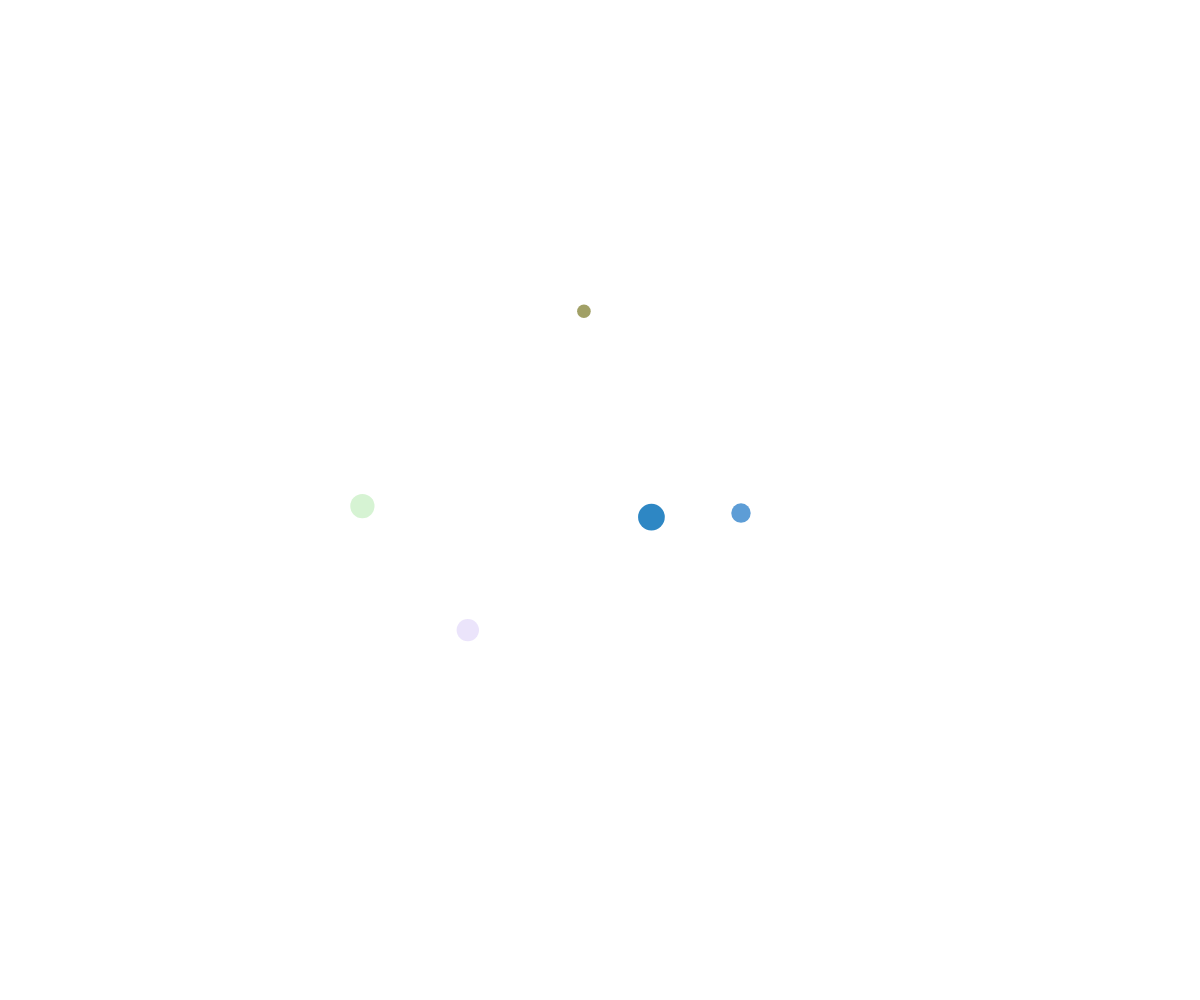
Frame 1 (no input)
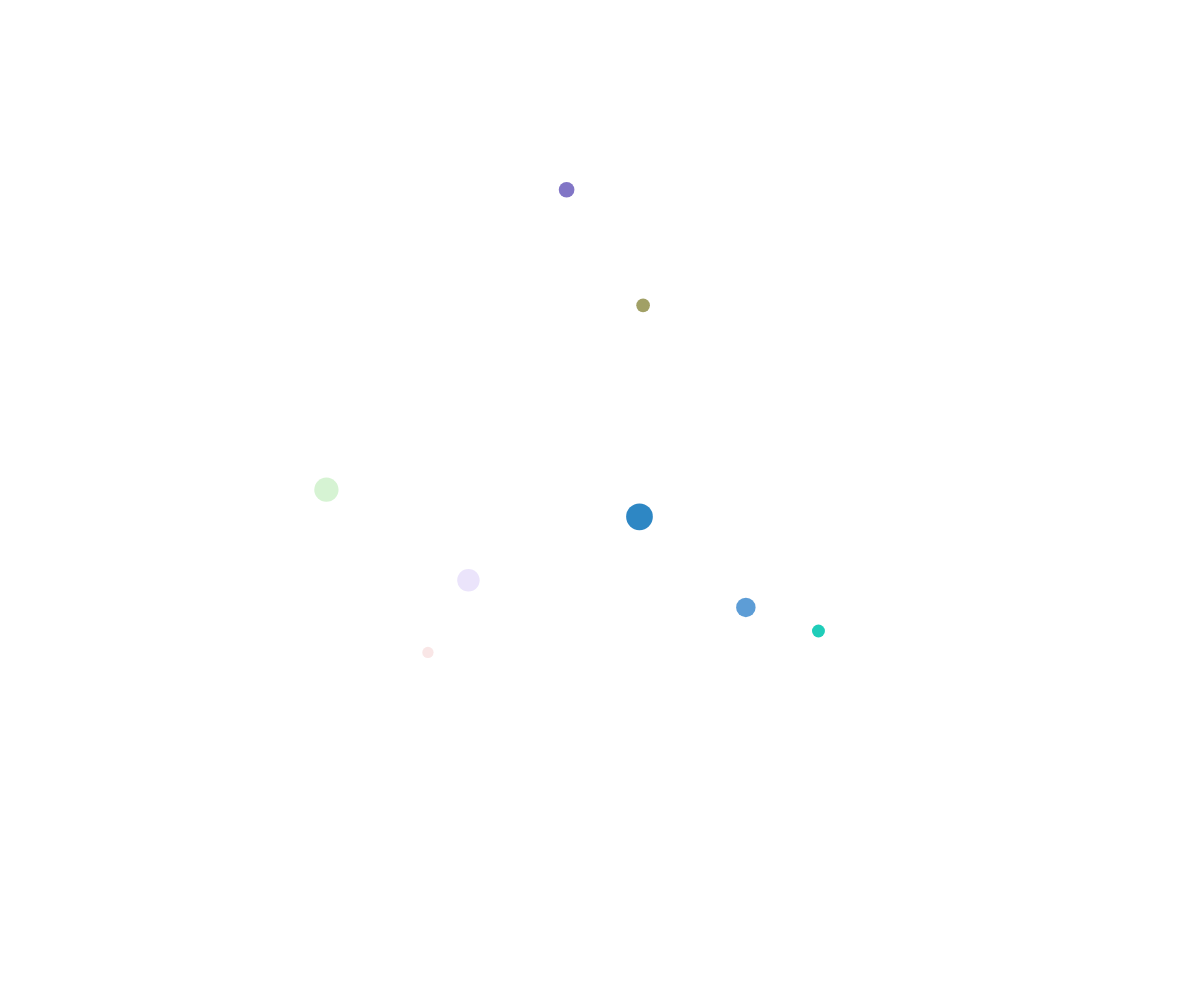
Frame 60 (no input)
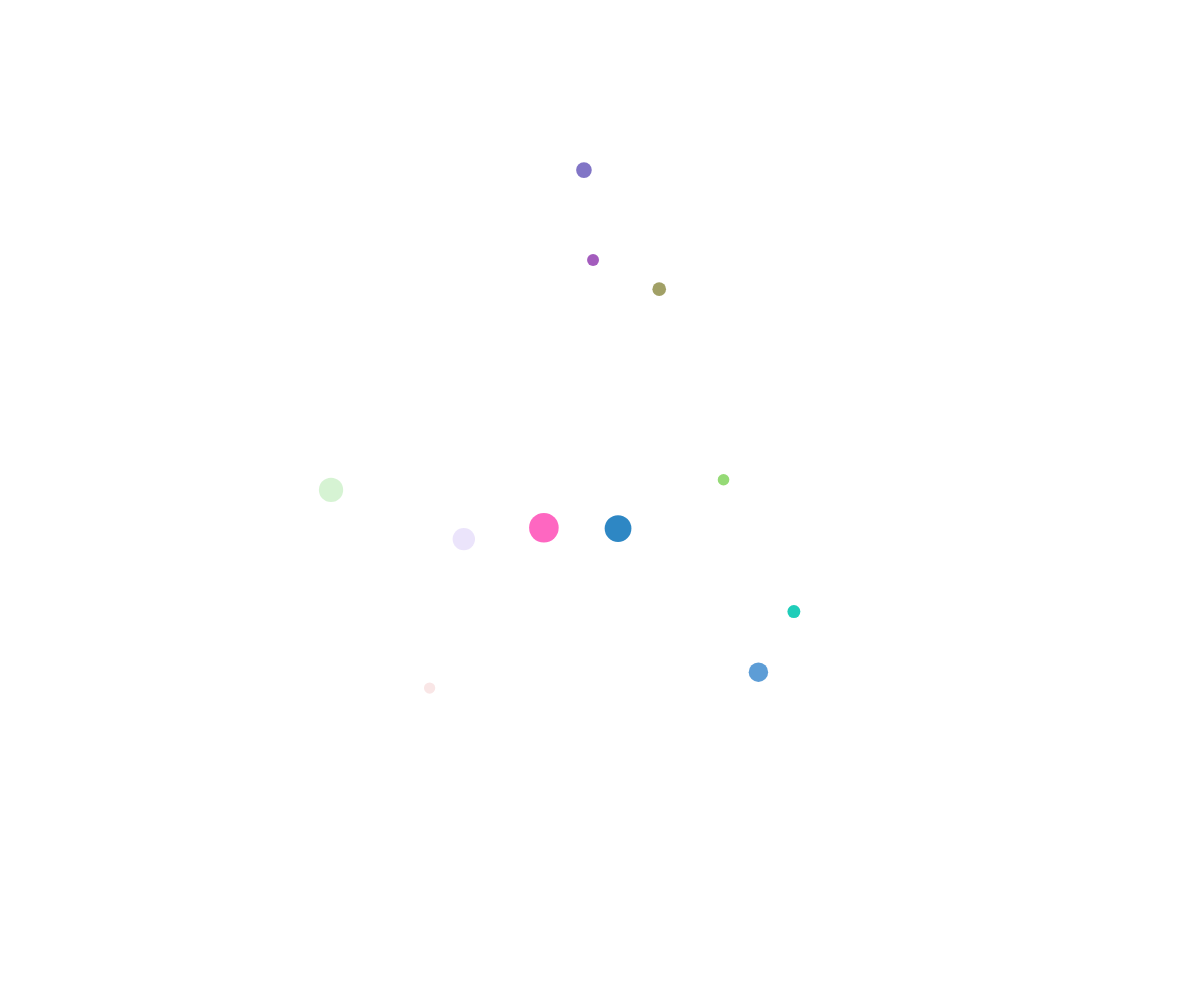
Frame 120 (the mouse pressed at the canvas centre since frame 60)

The p5.js sketch that drew these frames (run headless with seeded random() and noise() and a simulated clock; from frame 60 on, the mouse is pressed at the canvas centre):

// p5.js sketch
// ── sketch.js
// Bubble Object Notation Demo
// March 25, 2024


let theBubbles = [];

function setup() {
  createCanvas(windowWidth, windowHeight);
  noStroke();

  for (let i = 0; i < 5; i++) {
    spawnBubble();
  }

  window.setInterval(spawnBubble, 500)
}

function draw() {
  background(255);

  //moveBubblesRandomly();
  moveBubblesWithNoise();
  displayBubbles();
}

function moveBubblesWithNoise() {
  for (let bubble of theBubbles) {
    let x = noise(bubble.timeX) * width;
    let y = noise(bubble.timeY) * height;

    bubble.x = x;
    bubble.y = y;

    bubble.timeX += bubble.deltaTime;
    bubble.timeY += bubble.deltaTime;
  }
}

function moveBubblesRandomly() {
  for (let bubble of theBubbles) {
    let choice = random(100);
    if (choice < 25) {
      bubble.y -= bubble.speed;
    }
    else if (choice < 50) {
      bubble.y += bubble.speed;
    }
    else if (choice < 75) {
      bubble.x += bubble.speed;
    }
    else {
      bubble.x -= bubble.speed;
    }
  }
}

function displayBubbles() {
  for (let bubble of theBubbles) {
    fill(bubble.r, bubble.g, bubble.b, bubble.alpha); 
    circle(bubble.x, bubble.y, bubble.size);
  }
}


function spawnBubble() {
  let someBubble = {
    size: random(10, 30),
    x: random(width),
    y: random(height),
    speed: 3,
    r: random(255), 
    g: random(255), 
    b: random(255),
    alpha: random(255),
    timeX: random(1000000),
    timeY: random(1000000),
    deltaTime: 0.001, 
  };
  theBubbles.push(someBubble);
}
